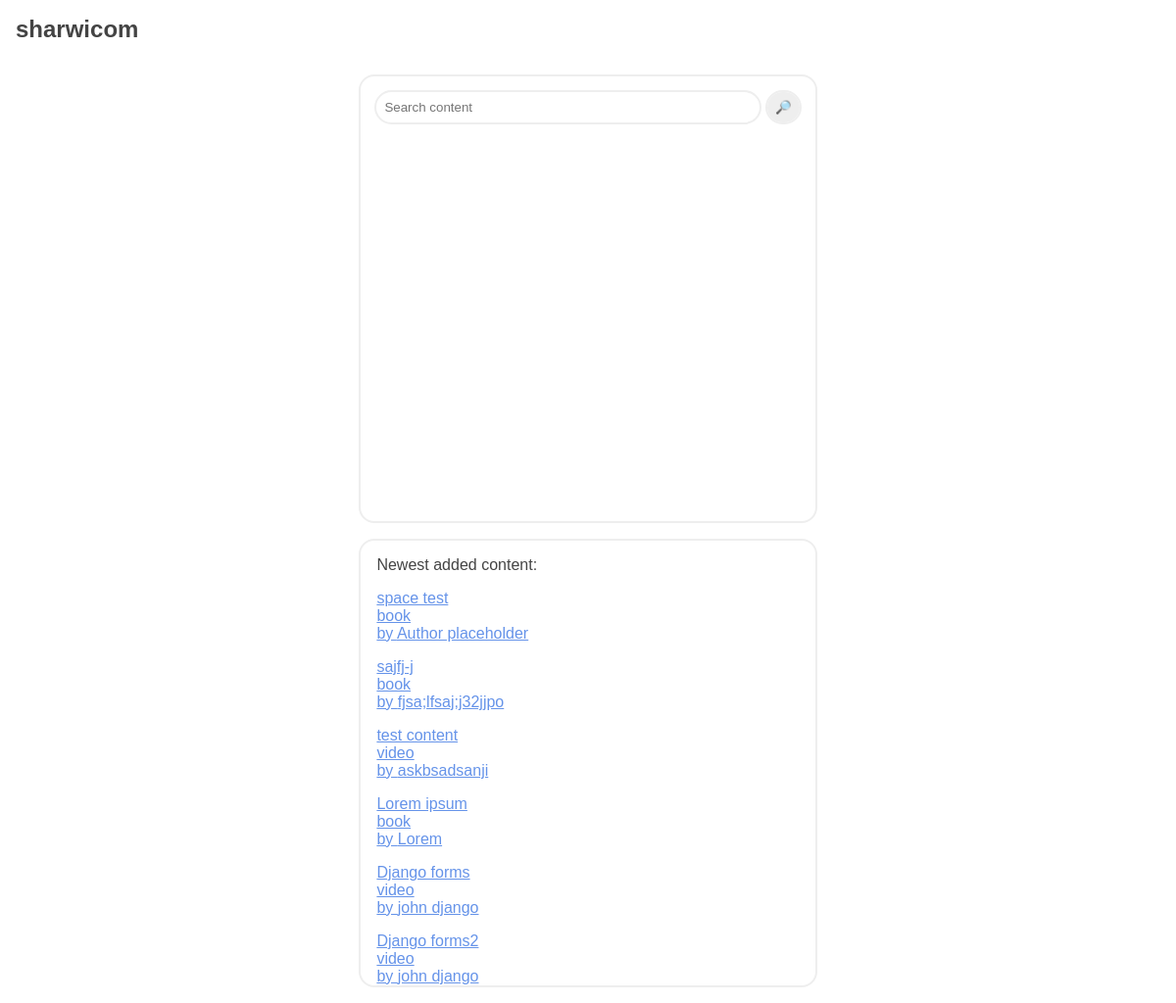
/home/, run on the app's committed database.
### mainapp/models.py (models this page shows, shortened)
class Content(models.Model):
    author = models.CharField(max_length=50, default="Author placeholder")
    url_name = models.CharField(max_length=50) # title in lowercase without spaces
    title = models.CharField(max_length=50)
    description = models.TextField(default="Description placeholder")
    type = models.CharField(max_length=20, default="book")
    ratings = models.JSONField(default=dict)

### mainapp/views.py (the view)
# urls.py: path('home/', views.home, name='home'),
def home(request):
    template = loader.get_template('mainapp/home.html')
    context = {}
    user_conversations = None
    if request.user.is_authenticated:
        user_conversations = get_non_empty_conversations(request.user)
    newest_content = Content.objects.filter();
    template = loader.get_template('mainapp/home.html')
    context = {
        'convs':user_conversations,
        'contents':newest_content
    }
    return HttpResponse(template.render(context, request))

### mainapp/templates/mainapp/home.html (shortened to what this page needs)
{% extends "mainapp/home-base.html" %}
{% load static %}
{% block body %}
<div class="homepage-wrapper">
    <div class="contents">
        <div class="search-content" data-type="content">
            <div class ="search-input">
                <input type="text" placeholder="Search content" class="search-query">
                <button class="search-button">🔎</button>
            </div>
        </div>
        <div class="newest-content">
            <div class="title">
                Newest added content:
            </div>
            {% for content in contents %}
            <a href="../content/{{content.url_name}}">
                <div class="details">
                    <div class="title">{{content.title}}</div>
                    <div>{{content.type}}</div>
                    <div>by {{content.author}}</div>
                </div>
            </a>
            {% endfor %}
        </div>
    </div>
</div>
{% endblock %}

### mainapp/static/mainapp/css/main.css (style rules this page uses)
html, body { margin: 0; height: 100%; }
.sharwicom-wrapper * { box-sizing: border-box; font-family: "Gill Sans", "Gill Sans MT", Calibri, "Trebuchet MS", sans-serif !important; }
.sharwicom-wrapper a { color: #6593e9; }
.sharwicom-wrapper .home-wrapper .body .homepage-wrapper { display: flex; flex-direction: row; height: 100%; gap: 1rem; justify-content: center; align-items: center; }
.sharwicom-wrapper .home-wrapper .body .homepage-wrapper .contents { height: 100%; overflow: hidden; display: flex; flex-direction: column; gap: 1rem; justify-content: center; align-items: center; width: 40%; }
.sharwicom-wrapper .home-wrapper .body .homepage-wrapper .contents .newest-content, .sharwicom-wrapper .home-wrapper .body .homepage-wrapper .contents .search-content { border: solid #eeeeee 2px; border-radius: 1rem; padding: 1rem; height: 80%; width: 100%; }
.sharwicom-wrapper .home-wrapper .body .homepage-wrapper .contents .newest-content { display: flex; flex-direction: column; gap: 1rem; overflow: auto; }
.sharwicom-wrapper .home-wrapper .body .homepage-wrapper .contents .search-content { width: 100%; display: flex; flex-direction: column; gap: 1rem; overflow: auto; }
.sharwicom-wrapper .home-wrapper .body .homepage-wrapper .contents .search-content .search-input { width: 100%; display: flex; gap: 0.5rem; }
.sharwicom-wrapper .home-wrapper .body .homepage-wrapper .contents .search-content .search-input input { flex-grow: 1; padding: 0.5rem; background-color: #ffffff; outline: #eeeeee solid 2px !important; border-radius: 1rem; border: none; color: #444444; transition: all 0.2s ease-in-out; }
.sharwicom-wrapper .home-wrapper .body .homepage-wrapper .contents .search-content .search-input button { flex-shrink: 1; padding: 0.5rem; background-color: #eeeeee; border-radius: 1rem; border: none; color: #444444; font-weight: 900; transition: all 0.2s ease-in-out; outline: #eeeeee solid 2px !important; }

### data on the page
Content: title "space test", type "book", author "Author placeholder"
Content: title "sajfj-j", type "book", author "fjsa;lfsaj;j32jjpo"
Content: title "test content", type "video", author "askbsadsanji"
Content: title "Lorem ipsum", type "book", author "Lorem"
Content: title "Django forms", type "video", author "john django"
Content: title "Django forms2", type "video", author "john django"
